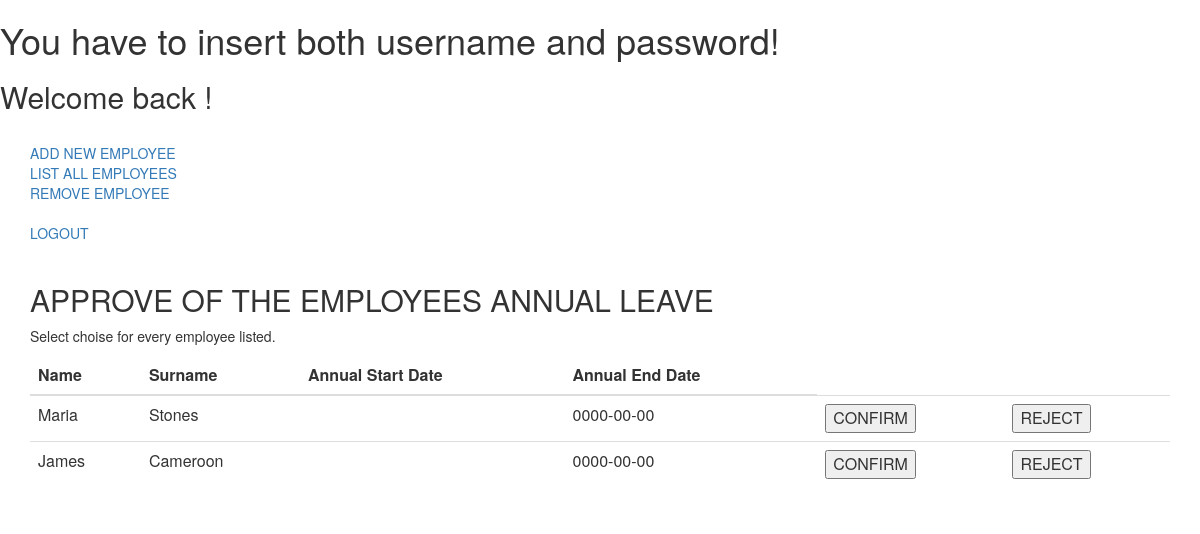
Page /adminPanelControl.php on the earlier database version.
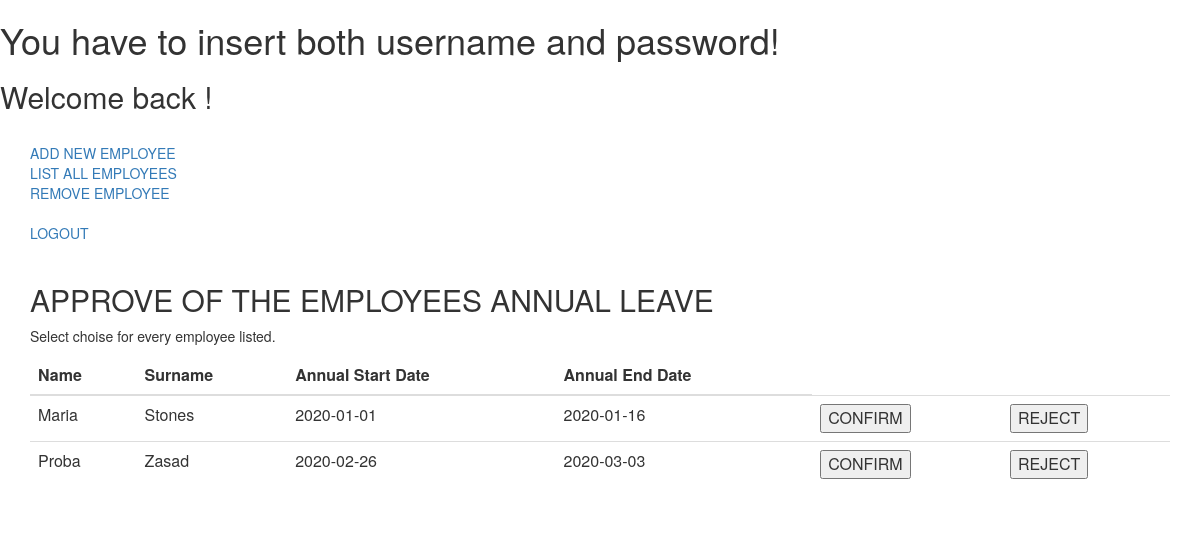
Same page on the later database version.
### tables this page shows
CREATE TABLE `employees` (
  `employeeId` int(11) NOT NULL,
  `employeeName` varchar(20) NOT NULL,
  `employeeSurname` varchar(30) NOT NULL,
  `employeeBirthDate` date NOT NULL,
  `employeeStartJobDate` date NOT NULL,
  `employeePosition` varchar(30) NOT NULL,
  `employeeContractType` varchar(20) NOT NULL,
  `employeeUsername` varchar(20) NOT NULL,
  `employeePassword` varchar(20) NOT NULL,
  `employeeFreeDays` int(40) NOT NULL,
  `employeeAnnualStatus` tinyint(1) NOT NULL,
  `employeeAnnualRequest` tinyint(1) NOT NULL,
  `employeeAnnualDateStart` date DEFAULT NULL,
  `employeeAnnualDateEnd` date NOT NULL,
  `employeeAnnualSelectedDays` int(11) NOT NULL
);

### adminPanelControl.php (the view, shortened to what this page needs)
<?php
        $adminUsername=$_POST['ausername'];
        $adminPassword=$_POST['apassword'];
        if(empty($_SESSION['adminUsername']) || empty($_SESSION['adminPassword']))
            echo "<h1>You have to insert both username and password!</h1>";
        if(($row['adminUsername']==$adminUsername) && ($row['adminPassword']==$adminPassword))
            echo "<h2>Welcome back ".$row['adminName']." ".$row['adminSurname']."!</h2>";
        else
            header("location:adminPanelLogin.php");
?>
   <?php
  include 'connection.php';
 ?>
<!DOCTYPE html>
<html lang="en">
<head>
  <link rel="stylesheet" href="https://maxcdn.bootstrapcdn.com/bootstrap/3.3.7/css/bootstrap.min.css">
</head>
<body>
<div class="container">
<br/>
    <a href='adminPanelAdd.php'>ADD NEW EMPLOYEE</a><br>
    <a href='adminPanelList.php'>LIST ALL EMPLOYEES</a><br>
    <a href='adminPanelDelete.php'>REMOVE EMPLOYEE</a><br><br>
    <a href='index.php'>LOGOUT</a><br><br>
  <h2>APPROVE OF THE EMPLOYEES ANNUAL LEAVE</h2>
  <p>Select choise for every employee listed.</p>
  <table class="table">
    <thead>
      <tr>
        <th>Name</th>
        <th>Surname</th>
        <th>Annual Start Date</th>
        <th>Annual End Date</th>
      </tr>
    </thead>
    <tbody>
      <?php
          $table  = mysqli_query($connection ,'SELECT * FROM employees WHERE employeeAnnualRequest=true');
          while($row  = mysqli_fetch_array($table)){ ?>
              <tr id="<?php echo $row['employeeId']; ?>">
                <td data-target="employeeName"><?php echo $row['employeeName']; ?></td>
                <td data-target="employeeSurname"><?php echo $row['employeeSurname']; ?></td>
                <td data-target="employeeAnnualDateStart"><?php echo $row['employeeAnnualDateStart']; ?></td>
                <td data-target="employeeAnnualDateEnd"><?php echo $row['employeeAnnualDateEnd']; ?></td>
                <td><button data_role="confirm" onclick=confirm(this) id ="<?php echo $row['employeeId'] ;?>">CONFIRM</button></td>
                <td><button data-role="reject" onclick=reject(this) id="<?php echo $row['employeeId'] ;?>">REJECT</td>
              </tr>
         <?php }
       ?>
    </tbody>
  </table>
</div>
</body>
</html>

Differences in the rows shown:
no longer on this page (row edited): employees: employeeName "James", employeeSurname "Cameroon", employeeAnnualDateEnd "0000-00-00"
changed employees "Maria": employeeAnnualDateStart (not shown) → "2020-01-01"; employeeAnnualDateEnd "0000-00-00" → "2020-01-16"
now on this page (row edited): employees: employeeName "Proba", employeeSurname "Zasad", employeeAnnualDateStart "2020-02-26", employeeAnnualDateEnd "2020-03-03"
